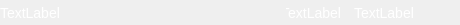
<?xml version="1.0" encoding="UTF-8"?>
<ui version="4.0">
 <class>DownloadedView</class>
 <widget class="QWidget" name="DownloadedView">
  <property name="geometry">
   <rect>
    <x>0</x>
    <y>0</y>
    <width>460</width>
    <height>25</height>
   </rect>
  </property>
  <property name="sizePolicy">
   <sizepolicy hsizetype="Fixed" vsizetype="Preferred">
    <horstretch>0</horstretch>
    <verstretch>0</verstretch>
   </sizepolicy>
  </property>
  <property name="minimumSize">
   <size>
    <width>460</width>
    <height>0</height>
   </size>
  </property>
  <property name="maximumSize">
   <size>
    <width>460</width>
    <height>16777215</height>
   </size>
  </property>
  <property name="windowTitle">
   <string>Form</string>
  </property>
  <layout class="QHBoxLayout" name="horizontalLayout">
   <property name="leftMargin">
    <number>0</number>
   </property>
   <property name="topMargin">
    <number>2</number>
   </property>
   <property name="rightMargin">
    <number>0</number>
   </property>
   <property name="bottomMargin">
    <number>2</number>
   </property>
   <item>
    <widget class="QLabel" name="_titleLabel">
     <property name="sizePolicy">
      <sizepolicy hsizetype="Fixed" vsizetype="Preferred">
       <horstretch>0</horstretch>
       <verstretch>0</verstretch>
      </sizepolicy>
     </property>
     <property name="minimumSize">
      <size>
       <width>280</width>
       <height>0</height>
      </size>
     </property>
     <property name="maximumSize">
      <size>
       <width>280</width>
       <height>16777215</height>
      </size>
     </property>
     <property name="styleSheet">
      <string>color:white;
font-size:14px;</string>
     </property>
     <property name="text">
      <string>TextLabel</string>
     </property>
    </widget>
   </item>
   <item>
    <widget class="QLabel" name="_sizeLabel">
     <property name="sizePolicy">
      <sizepolicy hsizetype="Fixed" vsizetype="Preferred">
       <horstretch>0</horstretch>
       <verstretch>0</verstretch>
      </sizepolicy>
     </property>
     <property name="minimumSize">
      <size>
       <width>55</width>
       <height>0</height>
      </size>
     </property>
     <property name="maximumSize">
      <size>
       <width>55</width>
       <height>16777215</height>
      </size>
     </property>
     <property name="styleSheet">
      <string>color:white;
font-size:14px;</string>
     </property>
     <property name="text">
      <string>TextLabel</string>
     </property>
     <property name="alignment">
      <set>Qt::AlignRight|Qt::AlignTrailing|Qt::AlignVCenter</set>
     </property>
    </widget>
   </item>
   <item>
    <spacer name="horizontalSpacer">
     <property name="orientation">
      <enum>Qt::Horizontal</enum>
     </property>
     <property name="sizeType">
      <enum>QSizePolicy::Fixed</enum>
     </property>
     <property name="sizeHint" stdset="0">
      <size>
       <width>7</width>
       <height>20</height>
      </size>
     </property>
    </spacer>
   </item>
   <item>
    <widget class="QLabel" name="_dateLabel">
     <property name="styleSheet">
      <string>color:white;
font-size:14px;</string>
     </property>
     <property name="text">
      <string>TextLabel</string>
     </property>
    </widget>
   </item>
   <item>
    <spacer name="horizontalSpacer_2">
     <property name="orientation">
      <enum>Qt::Horizontal</enum>
     </property>
     <property name="sizeHint" stdset="0">
      <size>
       <width>40</width>
       <height>20</height>
      </size>
     </property>
    </spacer>
   </item>
  </layout>
 </widget>
 <resources/>
 <connections/>
</ui>
